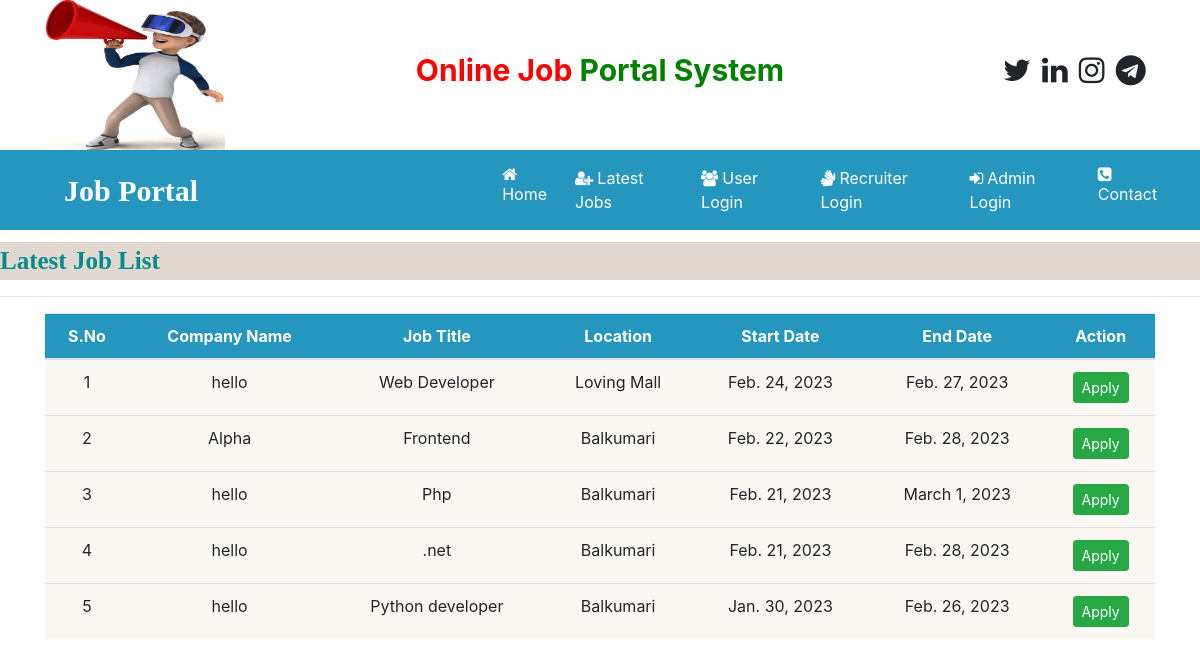
The page /user_latestjobs (signed in) on the database its author committed.
### job/models.py (models this page shows, shortened)
class Job(models.Model):
    recruiter = models.ForeignKey(Recruiter, on_delete=models.CASCADE)
    start_date = models.DateField()
    end_date = models.DateField()
    title = models.CharField(max_length=100)
    salary = models.FloatField(max_length=20)
    image = models.FileField()
    description = models.CharField(max_length=500)
    experience = models.CharField(max_length=50)
    location = models.CharField(max_length=20)
    skills = models.CharField(max_length=200)
    creationdate = models.DateField()

class Recruiter(models.Model):
    user = models.ForeignKey(User, on_delete=models.CASCADE)
    mobile = models.CharField(max_length=15,null=True)
    image = models.FileField(null=True)
    gender = models.CharField(max_length=15,null=True)
    company = models.CharField(max_length=100,null=True)
    type = models.CharField(max_length=15,null=True)
    status = models.CharField(max_length=20,null=True)

### job/views.py (the view)
# urls.py: path('user_latestjobs',user_latestjobs,name="user_latestjobs"),
def user_latestjobs(request):
    job = Job.objects.all().order_by('-start_date')
    user = request.user
    student = StudentUser.objects.get(user=user)
    data = Apply.objects.filter(student=student)
    li=[]
    for i in data:
        li.append(i.job.id)
    d ={'job':job,'li':li}
    return render(request,'user_latestjobs.html',d)

### job/templates/user_latestjobs.html (shortened to what this page needs)
{% load static %}
{% block body %}
{% include 'navigation.html' %}
<marquee style="font-family: 'Monotype Corsiva'; font-size: 25px; color: darkcyan; background-color: #E1D9D1; font-weight:bold; margin-top: 1%">
    Latest Job List
</marquee>
<hr>
<div class="container">
<table  class="table table-hover" id="example">
    <thead>
    <tr style="background-color: #2596be; color:white">
        <th>S.No</th>
        <th>Company Name</th>
        <th>Job Title</th>
        <th>Location</th>
        <th>Start Date</th>
        <th>End Date</th>
        <th>Action</th>
    </tr>
    </thead>
    <tbody>
        {% for i in job %}
        <tr style="background-color: #FBF8F3">
            <td>{{forloop.counter}}</td>
            <td>{{i.recruiter.company}}</td>
            <td>{{i.title}}</td>
            <td>{{i.location}}</td>
            <td>{{i.start_date}}</td>
            <td>{{i.end_date}}</td>
            {% if i.id in li %}
            <td>Applied</td>
            {% else %}
            <td><a href="{% url 'job_detail' i.id %}" class="btn btn-success btn-sm" >Apply</a></td>
            {% endif %}
        </tr>
        {% endfor %}
    </tbody>
</table>
</div>
{% endblock %}

### job/templates/user_latestjobs.html (style rules this page uses)
tr { text-align:center }

### rows shown on the page
Job: recruiter.company "hello", title "Web Developer", location "Loving Mall", start_date "Feb. 24, 2023", end_date "Feb. 27, 2023", shows "Apply"
Job: recruiter.company "Alpha", title "Frontend", location "Balkumari", start_date "Feb. 22, 2023", end_date "Feb. 28, 2023", shows "Apply"
Job: recruiter.company "hello", title "Php", location "Balkumari", start_date "Feb. 21, 2023", end_date "March 1, 2023", shows "Apply"
Job: recruiter.company "hello", title ".net", location "Balkumari", start_date "Feb. 21, 2023", end_date "Feb. 28, 2023", shows "Apply"
Job: recruiter.company "hello", title "Python developer", location "Balkumari", start_date "Jan. 30, 2023", end_date "Feb. 26, 2023", shows "Apply"
